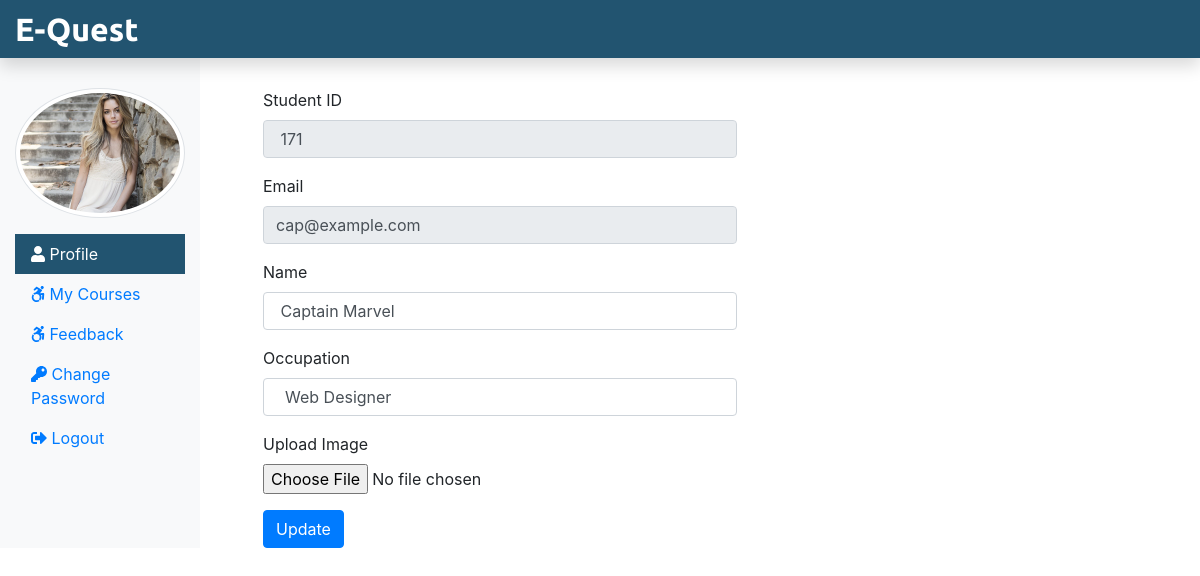
The page /Student/studentProfile.php (signed in) on the database its author committed.
### tables this page shows
CREATE TABLE `student` (
  `stu_id` int(11) NOT NULL,
  `stu_name` varchar(255) NOT NULL,
  `stu_email` varchar(255) NOT NULL,
  `stu_pass` varchar(255) NOT NULL,
  `stu_occ` varchar(255) NOT NULL,
  `stu_img` text NOT NULL
);

### Student/studentProfile.php (the view, shortened to what this page needs)
<?php
include('./stuInclude/header.php');
include_once('../dbConnection.php');
 if(isset($_SESSION['is_login'])){
  $stuEmail = $_SESSION['stuLogEmail'];
 } else {
  echo "<script> location.href='../index.php'; </script>";
 }
 $sql = "SELECT * FROM student WHERE stu_email='$stuEmail'";
 $result = $conn->query($sql);
 if($result->num_rows == 1){
 $row = $result->fetch_assoc();
 $stuId = $row["stu_id"];
 $stuName = $row["stu_name"];
 $stuOcc = $row["stu_occ"];
}
?>
 <div class="col-sm-6 mt-5">
  <form class="mx-5" method="POST" enctype="multipart/form-data">
    <div class="form-group">
      <label for="stuId">Student ID</label>
      <input type="text" class="form-control" id="stuId" name="stuId" value=" <?php if(isset($stuId)) {echo $stuId;} ?>" readonly>
    </div>
    <div class="form-group">
      <label for="stuEmail">Email</label>
      <input type="email" class="form-control" id="stuEmail" value=" <?php echo $stuEmail ?>" readonly>
    </div>
    <div class="form-group">
      <label for="stuName">Name</label>
      <input type="text" class="form-control" id="stuName" name="stuName" value=" <?php if(isset($stuName)) {echo $stuName;} ?>">
    </div>
    <div class="form-group">
      <label for="stuOcc">Occupation</label>
      <input type="text" class="form-control" id="stuOcc" name="stuOcc" value=" <?php if(isset($stuOcc)) {echo $stuOcc;} ?>">
    </div>
    <div class="form-group">
      <label for="stuImg">Upload Image</label>
      <input type="file" class="form-control-file" id="stuImg" name="stuImg">
    </div>
    <button type="submit" class="btn btn-primary" name="updateStuNameBtn">Update</button>
  </form>
 </div>
 </div>
 <?php
include('./stuInclude/footer.php');
?>

### Student/stuInclude/header.php (shortened to what this page needs)
<?php
include_once('../dbConnection.php');
 if(isset($_SESSION['is_login'])){
  $stuLogEmail = $_SESSION['stuLogEmail'];
 }
 if(isset($stuLogEmail)){
  $sql = "SELECT stu_img FROM student WHERE stu_email = '$stuLogEmail'";
  $result = $conn->query($sql);
  $row = $result->fetch_assoc();
  $stu_img = $row['stu_img'];
 }
?>
<!DOCTYPE html>
<html lang="en">
<head>
 <link rel="stylesheet" href="../css/bootstrap.min.css">
 <link rel="stylesheet" href="../css/all.min.css">
 <link rel="stylesheet" href="../css/stustyle.css">
</head>
<body>
 <nav class="navbar navbar-dark fixed-top flex-md-nowrap p-0 shadow" style="background-color: #225470;">
  <a class="navbar-brand col-sm-3 col-md-2 mr-0" href="../">E-Quest</a>
 </nav>
 <div class="container-fluid mb-5 " style="margin-top:40px;">
  <div class="row">
   <nav class="col-sm-2 bg-light sidebar py-5 d-print-none">
    <div class="sidebar-sticky">
     <ul class="nav flex-column">
      <li class="nav-item mb-3">
      <img src="<?php echo $stu_img ?>" alt="studentimage" class="img-thumbnail rounded-circle">
      </li>
      <li class="nav-item">
       <a class="nav-link <?php if(PAGE == 'profile') {echo 'active';} ?>" href="studentProfile.php">
        <i class="fas fa-user"></i>
        Profile <span class="sr-only">(current)</span>
       </a>
      </li>
      <li class="nav-item">
       <a class="nav-link <?php if(PAGE == 'mycourse') {echo 'active';} ?>" href="myCourse.php">
        <i class="fab fa-accessible-icon"></i>
        My Courses
       </a>
      </li>
      <li class="nav-item">
       <a class="nav-link <?php if(PAGE == 'feedback') {echo 'active';} ?>" href="stufeedback.php">
        <i class="fab fa-accessible-icon"></i>
        Feedback
       </a>
      </li>
      <li class="nav-item">
       <a class="nav-link <?php if(PAGE == 'studentChangePass') {echo 'active';} ?>" href="studentChangePass.php">
        <i class="fas fa-key"></i>
        Change Password
       </a>
      </li>
      <li class="nav-item">
       <a class="nav-link" href="../logout.php">
        <i class="fas fa-sign-out-alt"></i>
        Logout
       </a>
      </li>
     </ul>
    </div>
   </nav>

### css/stustyle.css (style rules this page uses)
.navbar-brand { font-family: "Ubuntu", sans-serif; font-size: 2em; font-weight: bold; color: #fff; }
.active { background-color: #225470; color: #fff; }

### rows shown on the page
student: stu_img (picture), stuId "171", stuName "Captain Marvel", stuOcc "Web Designer"
